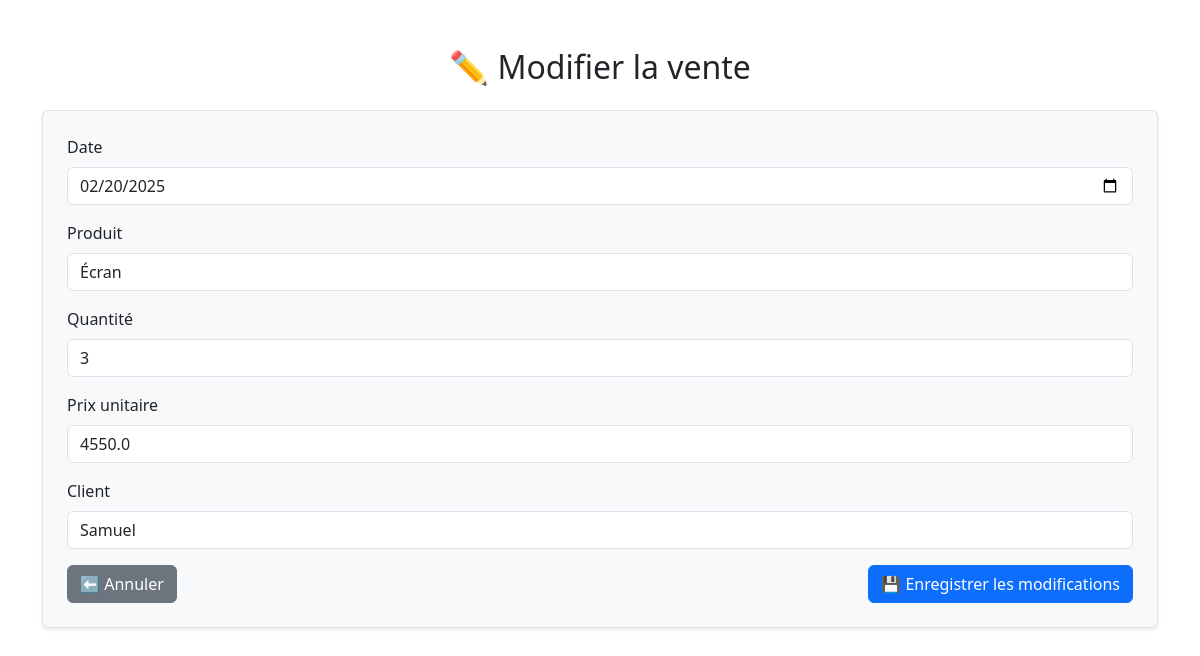
Page /modifier/2 on the committed database.
### tables this page shows
CREATE TABLE ventes (
    id INTEGER PRIMARY KEY AUTOINCREMENT,
    date TEXT,
    produit TEXT,
    quantite INTEGER,
    prix_unitaire REAL,
    client TEXT
);

### app.py (the view, shortened to what this page needs)
@app.route('/modifier/<int:id>', methods=['GET', 'POST'])
def modifier(id):
    conn = sqlite3.connect("db/ventes.db")
    conn.row_factory = sqlite3.Row
    cursor = conn.cursor()
    cursor.execute("SELECT * FROM ventes WHERE id = ?", (id,))
    vente = cursor.fetchone()
    conn.close()
    return render_template('modifier.html', vente=vente)

### templates/modifier.html (shortened to what this page needs)
<!DOCTYPE html>
<html lang="fr">
<head>
    <link href="https://cdn.jsdelivr.net/npm/bootstrap@5.3.0/dist/css/bootstrap.min.css" rel="stylesheet">
</head>
<body>
    <div class="container mt-5">
        <h2 class="mb-4 text-center">✏️ Modifier la vente</h2>
        <form method="POST" action="{{ url_for('modifier', id=vente.id) }}" class="p-4 border rounded shadow-sm bg-light">
            <div class="mb-3">
                <label for="date" class="form-label">Date</label>
                <input type="date" name="date" id="date" class="form-control" value="{{ vente.date }}" required>
            </div>
            <div class="mb-3">
                <label for="produit" class="form-label">Produit</label>
                <input type="text" name="produit" id="produit" class="form-control" value="{{ vente.produit }}" required>
            </div>
            <div class="mb-3">
                <label for="quantite" class="form-label">Quantité</label>
                <input type="number" name="quantite" id="quantite" class="form-control" value="{{ vente.quantite }}" min="1" required>
            </div>
            <div class="mb-3">
                <label for="prix_unitaire" class="form-label">Prix unitaire</label>
                <input type="number" step="0.01" name="prix_unitaire" id="prix_unitaire" class="form-control" value="{{ vente.prix_unitaire }}" required>
            </div>
            <div class="mb-3">
                <label for="client" class="form-label">Client</label>
                <input type="text" name="client" id="client" class="form-control" value="{{ vente.client }}" required>
            </div>
            <div class="d-flex justify-content-between">
                <a href="{{ url_for('index') }}" class="btn btn-secondary">⬅️ Annuler</a>
                <button type="submit" class="btn btn-primary">💾 Enregistrer les modifications</button>
            </div>
        </form>
    </div>
</body>
</html>

### rows in the picture
ventes: date "02/20/2025", produit "Écran", quantite "3", prix_unitaire "4550.0", client "Samuel"
